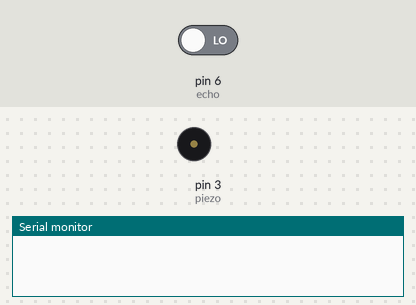
The sketch below on a simulated Arduino Uno, built with avr-gcc and run on an emulated ATmega328P. Parts: buzzer (waves = sounding, pin HIGH), the last lines printed to the serial monitor. Inputs (shaded band) come from the test bench; at power-on: pin 6 (echo) LOW. Pins used as bus, display or sensor lines are not drawn.

Above: at 0.1 s.
At 1.1 s:
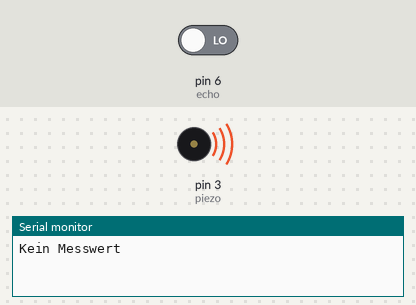
Timing chart, 0 to 2.6 s (numbered marks = the images above):
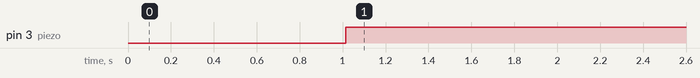

Measured:
- by itself, pin 3 (piezo): LOW → HIGH at 1.0 s

The sketch:

sketch_buttonLED.ino
```cpp
int trigger = 7;
int echo = 6;
long duration = 1;
long distance = 0;
int piezo = 3;
const int minDistance = 5;
const int maxDistance =25;

void setup()
{
Serial.begin (9600);
pinMode(trigger, OUTPUT);
pinMode(echo, INPUT);
pinMode(piezo, OUTPUT);
}

void loop()
{
digitalWrite(trigger, LOW);
delay(5);
digitalWrite(trigger, HIGH);
delay(10);
digitalWrite(trigger, LOW);
duration = pulseIn(echo, HIGH);
distance = (duration/2) * 0.03432;
if (distance >= 500 || distance <= 0)
{
Serial.println("Kein Messwert");

}
else{
Serial.println(distance);
Serial.println(" cm");
}

if (distance <= 30)
{
digitalWrite(piezo, HIGH);
}
else
{
digitalWrite(piezo, LOW);
}

delay(1000);
}
```
